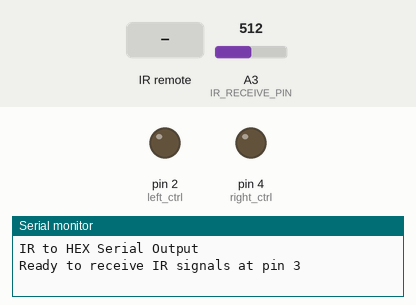
The sketch below on a simulated Arduino Uno, built with avr-gcc and run on an emulated ATmega328P. Parts: output pins drawn as LEDs (lit = HIGH), the last lines printed to the serial monitor. Inputs (shaded band) come from the test bench; at power-on: A3 (IR_RECEIVE_PIN) = 512.

Above: at 1.2 s.
1.3 s: infrared code 0x46 received
At 1.7 s:
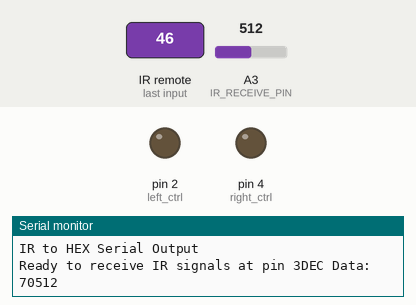
2.9 s: infrared code 0x43 received
At 4.0 s:
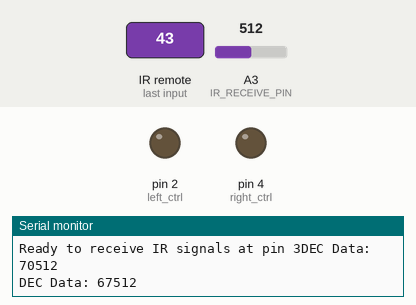
4.4 s: infrared code 0x44 received
At 5.2 s:
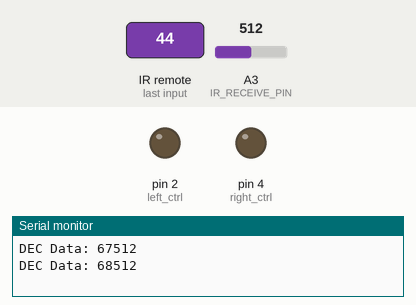
Timing chart, 0 to 7.4 s (numbered marks = the images above; inputs shaded):
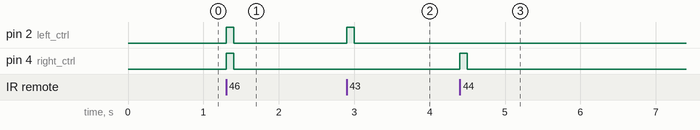

Measured:
- after the input at 1.3 s, pin 2 (left_ctrl), pin 4 (right_ctrl): LOW → HIGH at once, → LOW 0.10 s later
- after the input at 2.9 s, pin 2 (left_ctrl): LOW → HIGH at once, → LOW 0.10 s later
- after the input at 4.4 s, pin 4 (right_ctrl): LOW → HIGH at once, → LOW 0.10 s later

The sketch:

2025.02.06LED.ino
```cpp
#include <Arduino.h>
#include <IRremote.hpp>

#define IR_RECEIVE_PIN 3
#define SDA_Pin  A4
#define SCL_Pin  A5

unsigned long startZeit = millis();
unsigned long akuelleZeit = millis();

int left_ctrl = 2;
int left_pwm = 1;
int right_ctrl = 4;
int right_pwm = 1;

void setup()
{
  Serial.begin(9600);
  pinMode(IR_RECEIVE_PIN,INPUT);  pinMode(left_ctrl,OUTPUT);
  pinMode(left_pwm,OUTPUT);
  pinMode(right_ctrl,OUTPUT);
  pinMode(right_pwm,OUTPUT);
  while (!Serial);
    Serial.println(F("IR to HEX Serial Output"));
    IrReceiver.begin(IR_RECEIVE_PIN, ENABLE_LED_FEEDBACK);
    Serial.print(F("Ready to receive IR signals at pin 3"));
}
void loop()
{

  while (IrReceiver.decode())
  {
    startZeit = millis();
    Serial.print(F("DEC Data: "));
    Serial.print(IrReceiver.decodedIRData.command, DEC);
    int pinZustand = analogRead(IR_RECEIVE_PIN);
    Serial.println(pinZustand);
    Serial.println();
    IrReceiver.resume();

    if (IrReceiver.decodedIRData.command == 70)
    {
      digitalWrite(left_ctrl, HIGH);
      digitalWrite(right_ctrl, HIGH);
    }
    else if (IrReceiver.decodedIRData.command == 67)
    {
      digitalWrite(left_ctrl, HIGH);
      digitalWrite(right_ctrl, LOW);
    }
    else if (IrReceiver.decodedIRData.command == 68)
    {
      digitalWrite(left_ctrl, LOW);
      digitalWrite(right_ctrl, HIGH);
    }
    else
    {
      digitalWrite(left_ctrl, LOW);
      digitalWrite(right_ctrl, LOW);
    }
  }
  akuelleZeit = millis();
  if (akuelleZeit - startZeit > 100)
  {
    digitalWrite(left_ctrl, LOW);
    digitalWrite(right_ctrl, LOW);
  }
}
```
